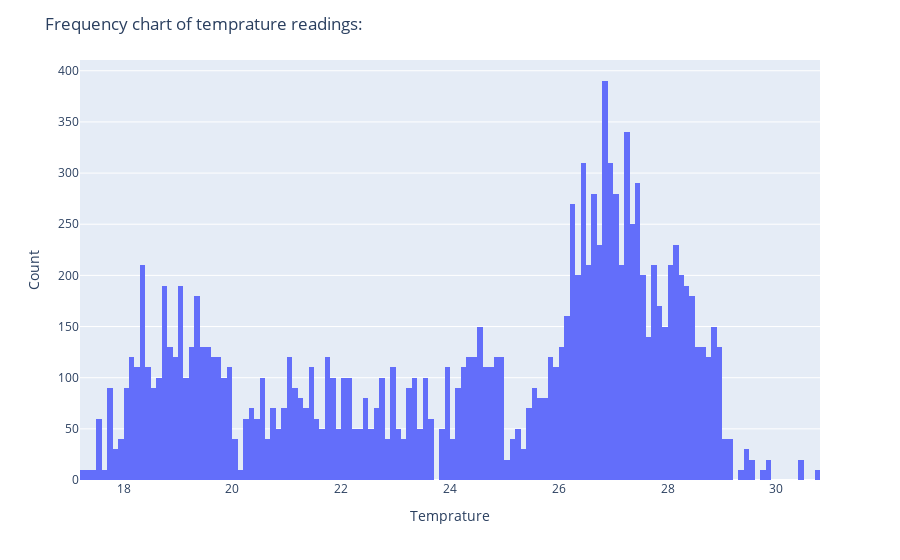

The cell this chart's notebook holds for it:
### Code cell
fig = px.histogram(x=df1['Temprature'], nbins=200, histnorm='density')
fig.update_layout(title='Frequency chart of temprature readings:',
                 xaxis_title='Temprature', yaxis_title='Count')

### Figure 1 — Plotly figure (JSON) as saved in the notebook; plotly's stock layout.template omitted (floating-point values rounded to 4 significant figures; data arrays with more than 128 entries replaced by an {"elided": "..."} marker saying what was removed)
{"data": [{"bingroup": "x", "histnorm": "density", "hovertemplate": "x=%{x}<br>density=%{y}<extra></extra>", "legendgroup": "", "marker": {"color": "#636efa", "pattern": {"shape": ""}}, "name": "", "nbinsx": 200, "orientation": "v", "showlegend": false, "type": "histogram", "x": {"elided": "1404 float values"}, "xaxis": "x", "yaxis": "y"}], "layout": {"barmode": "relative", "legend": {"tracegroupgap": 0}, "margin": {"t": 60}, "title": {"text": "Frequency chart of temprature readings:"}, "xaxis": {"anchor": "y", "domain": [0, 1], "title": {"text": "Temprature"}}, "yaxis": {"anchor": "x", "domain": [0, 1], "title": {"text": "Count"}}}}
